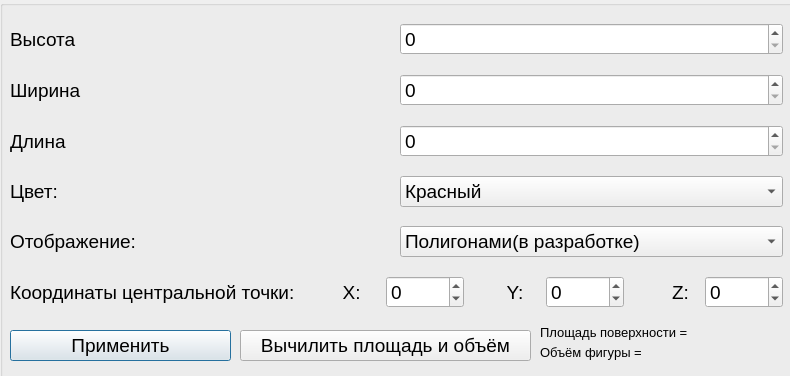
<?xml version="1.0" encoding="UTF-8"?>
<ui version="4.0">
 <class>Parallelepipedparametr</class>
 <widget class="QDialog" name="Parallelepipedparametr">
  <property name="geometry">
   <rect>
    <x>0</x>
    <y>0</y>
    <width>790</width>
    <height>376</height>
   </rect>
  </property>
  <property name="minimumSize">
   <size>
    <width>790</width>
    <height>376</height>
   </size>
  </property>
  <property name="maximumSize">
   <size>
    <width>790</width>
    <height>376</height>
   </size>
  </property>
  <property name="windowTitle">
   <string>Dialog</string>
  </property>
  <widget class="QGroupBox" name="groupBox">
   <property name="geometry">
    <rect>
     <x>0</x>
     <y>0</y>
     <width>801</width>
     <height>381</height>
    </rect>
   </property>
   <property name="title">
    <string/>
   </property>
   <widget class="QPushButton" name="ok">
    <property name="geometry">
     <rect>
      <x>10</x>
      <y>330</y>
      <width>221</width>
      <height>31</height>
     </rect>
    </property>
    <property name="font">
     <font>
      <pointsize>14</pointsize>
     </font>
    </property>
    <property name="text">
     <string>Применить</string>
    </property>
   </widget>
   <widget class="QWidget" name="layoutWidget">
    <property name="geometry">
     <rect>
      <x>10</x>
      <y>10</y>
      <width>773</width>
      <height>311</height>
     </rect>
    </property>
    <layout class="QVBoxLayout" name="verticalLayout">
     <item>
      <layout class="QHBoxLayout" name="horizontalLayout_5">
       <item>
        <widget class="QLabel" name="label_8">
         <property name="font">
          <font>
           <pointsize>14</pointsize>
          </font>
         </property>
         <property name="text">
          <string>Высота</string>
         </property>
        </widget>
       </item>
       <item>
        <widget class="QSpinBox" name="vys">
         <property name="font">
          <font>
           <pointsize>14</pointsize>
          </font>
         </property>
         <property name="maximum">
          <number>1000</number>
         </property>
        </widget>
       </item>
      </layout>
     </item>
     <item>
      <layout class="QHBoxLayout" name="horizontalLayout_6">
       <item>
        <widget class="QLabel" name="label_9">
         <property name="font">
          <font>
           <pointsize>14</pointsize>
          </font>
         </property>
         <property name="text">
          <string>Ширина</string>
         </property>
        </widget>
       </item>
       <item>
        <widget class="QSpinBox" name="shir">
         <property name="font">
          <font>
           <pointsize>14</pointsize>
          </font>
         </property>
         <property name="maximum">
          <number>1000</number>
         </property>
        </widget>
       </item>
      </layout>
     </item>
     <item>
      <layout class="QHBoxLayout" name="horizontalLayout_4">
       <item>
        <widget class="QLabel" name="label">
         <property name="font">
          <font>
           <pointsize>14</pointsize>
          </font>
         </property>
         <property name="text">
          <string>Длина</string>
         </property>
        </widget>
       </item>
       <item>
        <widget class="QSpinBox" name="dl">
         <property name="font">
          <font>
           <pointsize>14</pointsize>
          </font>
         </property>
         <property name="maximum">
          <number>1000</number>
         </property>
        </widget>
       </item>
      </layout>
     </item>
     <item>
      <layout class="QHBoxLayout" name="horizontalLayout_3">
       <item>
        <widget class="QLabel" name="label_2">
         <property name="font">
          <font>
           <pointsize>14</pointsize>
          </font>
         </property>
         <property name="text">
          <string>Цвет:</string>
         </property>
        </widget>
       </item>
       <item>
        <widget class="QComboBox" name="color">
         <property name="font">
          <font>
           <pointsize>14</pointsize>
          </font>
         </property>
         <item>
          <property name="text">
           <string>Красный</string>
          </property>
         </item>
         <item>
          <property name="text">
           <string>Зелёный</string>
          </property>
         </item>
         <item>
          <property name="text">
           <string>Синий</string>
          </property>
         </item>
        </widget>
       </item>
      </layout>
     </item>
     <item>
      <layout class="QHBoxLayout" name="horizontalLayout_2">
       <item>
        <widget class="QLabel" name="label_3">
         <property name="font">
          <font>
           <pointsize>14</pointsize>
          </font>
         </property>
         <property name="text">
          <string>Отображение:</string>
         </property>
        </widget>
       </item>
       <item>
        <widget class="QComboBox" name="otbr">
         <property name="font">
          <font>
           <pointsize>14</pointsize>
          </font>
         </property>
         <item>
          <property name="text">
           <string>Полигонами(в разработке)</string>
          </property>
         </item>
         <item>
          <property name="text">
           <string>Точками</string>
          </property>
         </item>
        </widget>
       </item>
      </layout>
     </item>
     <item>
      <layout class="QHBoxLayout" name="horizontalLayout">
       <item>
        <widget class="QLabel" name="label_4">
         <property name="font">
          <font>
           <pointsize>14</pointsize>
          </font>
         </property>
         <property name="text">
          <string>Координаты центральной точки:  </string>
         </property>
        </widget>
       </item>
       <item>
        <widget class="QLabel" name="label_5">
         <property name="font">
          <font>
           <pointsize>14</pointsize>
          </font>
         </property>
         <property name="text">
          <string>      X:</string>
         </property>
        </widget>
       </item>
       <item>
        <widget class="QSpinBox" name="xx">
         <property name="font">
          <font>
           <pointsize>14</pointsize>
          </font>
         </property>
         <property name="minimum">
          <number>-1000</number>
         </property>
         <property name="maximum">
          <number>1000</number>
         </property>
        </widget>
       </item>
       <item>
        <widget class="QLabel" name="label_6">
         <property name="font">
          <font>
           <pointsize>14</pointsize>
          </font>
         </property>
         <property name="text">
          <string>       Y:</string>
         </property>
        </widget>
       </item>
       <item>
        <widget class="QSpinBox" name="yy">
         <property name="font">
          <font>
           <pointsize>14</pointsize>
          </font>
         </property>
         <property name="minimum">
          <number>-1000</number>
         </property>
         <property name="maximum">
          <number>1000</number>
         </property>
        </widget>
       </item>
       <item>
        <widget class="QLabel" name="label_7">
         <property name="font">
          <font>
           <pointsize>14</pointsize>
          </font>
         </property>
         <property name="text">
          <string>        Z:</string>
         </property>
        </widget>
       </item>
       <item>
        <widget class="QSpinBox" name="zz">
         <property name="font">
          <font>
           <pointsize>14</pointsize>
          </font>
         </property>
         <property name="minimum">
          <number>-1000</number>
         </property>
         <property name="maximum">
          <number>1000</number>
         </property>
        </widget>
       </item>
      </layout>
     </item>
    </layout>
   </widget>
   <widget class="QPushButton" name="ok_2">
    <property name="geometry">
     <rect>
      <x>240</x>
      <y>330</y>
      <width>291</width>
      <height>31</height>
     </rect>
    </property>
    <property name="font">
     <font>
      <pointsize>14</pointsize>
     </font>
    </property>
    <property name="text">
     <string>Вычилить площадь и объём</string>
    </property>
   </widget>
   <widget class="QLabel" name="ob">
    <property name="geometry">
     <rect>
      <x>640</x>
      <y>340</y>
      <width>155</width>
      <height>25</height>
     </rect>
    </property>
    <property name="font">
     <font>
      <pointsize>10</pointsize>
     </font>
    </property>
    <property name="text">
     <string/>
    </property>
   </widget>
   <widget class="QLabel" name="label_13">
    <property name="geometry">
     <rect>
      <x>540</x>
      <y>320</y>
      <width>155</width>
      <height>25</height>
     </rect>
    </property>
    <property name="font">
     <font>
      <pointsize>10</pointsize>
     </font>
    </property>
    <property name="text">
     <string>Площадь поверхности = </string>
    </property>
   </widget>
   <widget class="QLabel" name="pl">
    <property name="geometry">
     <rect>
      <x>690</x>
      <y>320</y>
      <width>155</width>
      <height>25</height>
     </rect>
    </property>
    <property name="font">
     <font>
      <pointsize>10</pointsize>
     </font>
    </property>
    <property name="text">
     <string/>
    </property>
   </widget>
   <widget class="QLabel" name="label_14">
    <property name="geometry">
     <rect>
      <x>540</x>
      <y>340</y>
      <width>101</width>
      <height>25</height>
     </rect>
    </property>
    <property name="font">
     <font>
      <pointsize>10</pointsize>
     </font>
    </property>
    <property name="text">
     <string>Объём фигуры = </string>
    </property>
   </widget>
  </widget>
 </widget>
 <resources/>
 <connections/>
</ui>
